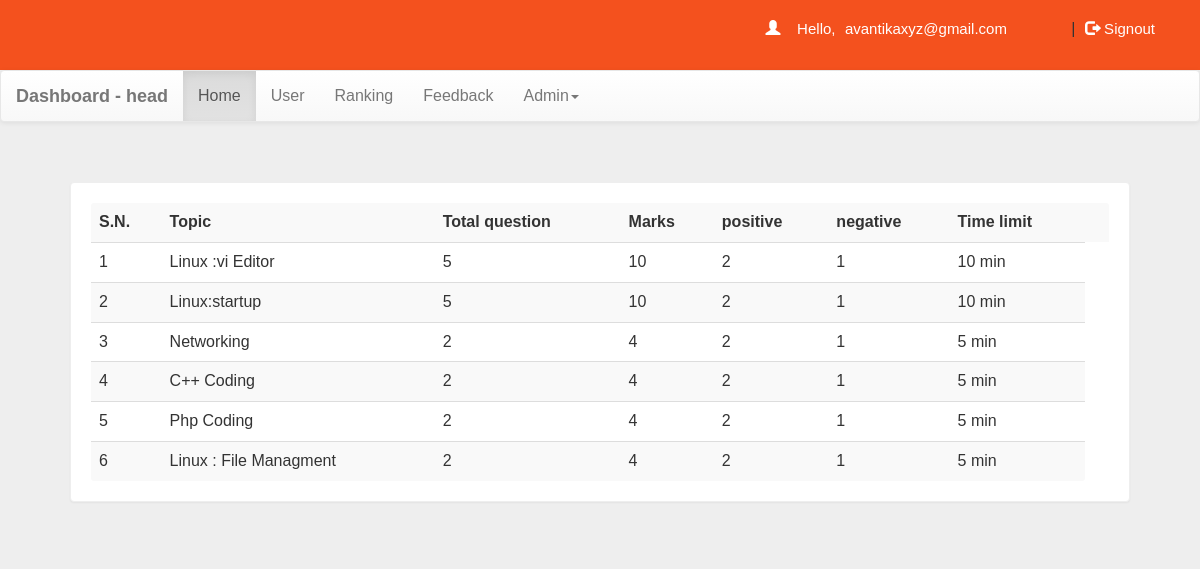
Screenshot of /headdash.php (signed in) with the database file from the repository.
### tables this page shows
CREATE TABLE IF NOT EXISTS `quiz` (
  `eid` text NOT NULL,
  `title` varchar(100) NOT NULL,
  `sahi` int(11) NOT NULL,
  `wrong` int(11) NOT NULL,
  `total` int(11) NOT NULL,
  `time` bigint(20) NOT NULL,
  `intro` text NOT NULL,
  `tag` varchar(100) NOT NULL,
  `date` timestamp NOT NULL DEFAULT CURRENT_TIMESTAMP ON UPDATE CURRENT_TIMESTAMP
);

### headdash.php (the view, shortened to what this page needs)
<!DOCTYPE html PUBLIC "-//W3C//DTD XHTML 1.0 Transitional//EN" "http://www.w3.org/TR/xhtml1/DTD/xhtml1-transitional.dtd">
<html xmlns="http://www.w3.org/1999/xhtml">
<head>
<link  rel="stylesheet" href="css/bootstrap.min.css"/>
 <link  rel="stylesheet" href="css/bootstrap-theme.min.css"/>
 <link rel="stylesheet" href="css/main.css">
 <link  rel="stylesheet" href="css/font.css">
</head>
<body  style="background:#eee;">
<div class="header">
<div class="row">
<?php
 include_once 'dbConnection.php';
$email=$_SESSION['email'];
  if(!(isset($_SESSION['email']))){
header("location:index.php");
}
else
{
echo '<span class="pull-right top title1" ><span class="log1"><span class="glyphicon glyphicon-user" aria-hidden="true"></span>&nbsp;&nbsp;&nbsp;&nbsp;Hello,</span> <a href="headdash.php" class="log log1">'.$email.'</a>&nbsp;|&nbsp;<a href="logout.php?q=headdash.php" class="log"><span class="glyphicon glyphicon-log-out" aria-hidden="true"></span>&nbsp;Signout</button></a></span>';
}?>
</div></div>
<nav class="navbar navbar-default title1">
  <div class="container-fluid">
    <div class="navbar-header">
      <a class="navbar-brand" href="headdash.php?q=0"><b>Dashboard - head</b></a>
    </div>
    <div class="collapse navbar-collapse" id="bs-example-navbar-collapse-1">
      <ul class="nav navbar-nav">
        <li <?php if(@$_GET['q']==0) echo'class="active"'; ?>><a href="headdash.php?q=0">Home<span class="sr-only">(current)</span></a></li>
        <li <?php if(@$_GET['q']==1) echo'class="active"'; ?>><a href="headdash.php?q=1">User</a></li>
		<li <?php if(@$_GET['q']==2) echo'class="active"'; ?>><a href="headdash.php?q=2">Ranking</a></li>
		<li <?php if(@$_GET['q']==3) echo'class="active"'; ?>><a href="headdash.php?q=3">Feedback</a></li>
        <li class="dropdown <?php if(@$_GET['q']==4 || @$_GET['q']==5) echo'active'; ?>">
          <a href="#" class="dropdown-toggle" data-toggle="dropdown" role="button" aria-haspopup="true" aria-expanded="false">Admin<span class="caret"></span></a>
        </li>
      </ul>
          </div>
  </div>
</nav>
<div class="container">
<div class="row">
<div class="col-md-12">
<?php if(@$_GET['q']==0) {
$result = mysqli_query($con,"SELECT * FROM quiz ORDER BY date DESC") or die('Error');
echo  '<div class="panel"><table class="table table-striped title1">
<tr><td><b>S.N.</b></td><td><b>Topic</b></td><td><b>Total question</b></td><td><b>Marks</b></td><td><b>positive</b></td><td><b>negative</b></td><td><b>Time limit</b></td><td></td></tr>';
$c=1;
while($row = mysqli_fetch_array($result)) {
	$title = $row['title'];
	$total = $row['total'];
	$sahi = $row['sahi'];
  $wrong = $row['wrong'];
    $time = $row['time'];
	$eid = $row['eid'];
$q12=mysqli_query($con,"SELECT score FROM history WHERE eid='$eid' AND email='$email'" )or die('Error98');
$rowcount=mysqli_num_rows($q12);
if($rowcount == 0){
	echo '<tr><td>'.$c++.'</td><td>'.$title.'</td><td>'.$total.'</td><td>'.$sahi*$total.'</td><td>'.$sahi.'</td><td>'.$wrong.'</td><td>'.$time.'&nbsp;min</td>
	</tr>';
}
else
{
echo '<tr style="color:#99cc32"><td>'.$c++.'</td><td>'.$title.'&nbsp;<span title="This quiz is already solve by you" class="glyphicon glyphicon-ok" aria-hidden="true"></span></td><td>'.$total.'</td><td>'.$sahi*$total.'</td><td>'.$time.'&nbsp;min</td>
	</tr>';
}
}
echo '</table></div>';
}
?>
</div>
</div></div>
</body>
</html>

### css/main.css (style rules this page uses)
body { overflow-x:hidden; width:100%; font-size: 12px !important; font-family: Montserrat, sans-serif; background:#eee; min-height:550px; background-attachment:fixed; }
.panel { border-color:#eee; margin:40px; padding:20px; font: 15px "Century Gothic", "Times Roman", sans-serif; }
.header { background:#f4511e; height:70px; }
.title1 { font: 16px "Century Gothic", "Times Roman", sans-serif; }
.top { margin-top:20px; }
.log1 { font: 15px 'Montserrat', sans-serif; color:#fff; margin-left:10px; }
.log { margin:10px; margin-right:60px; margin-left:5px; color:#fff; text-decoration:none; font-size:20px; font-size:15px; }

### rows the page displays
quiz: title "Linux :vi Editor", total "5", $sahi*$total "10", sahi "2", wrong "1", time "10"
quiz: title "Linux:startup", total "5", $sahi*$total "10", sahi "2", wrong "1", time "10"
quiz: title "Networking", total "2", $sahi*$total "4", sahi "2", wrong "1", time "5"
quiz: title "C++ Coding", total "2", $sahi*$total "4", sahi "2", wrong "1", time "5"
quiz: title "Php Coding", total "2", $sahi*$total "4", sahi "2", wrong "1", time "5"
quiz: title "Linux : File Managment", total "2", $sahi*$total "4", sahi "2", wrong "1", time "5"

### other values shown
$email "avantikaxyz@gmail.com"
